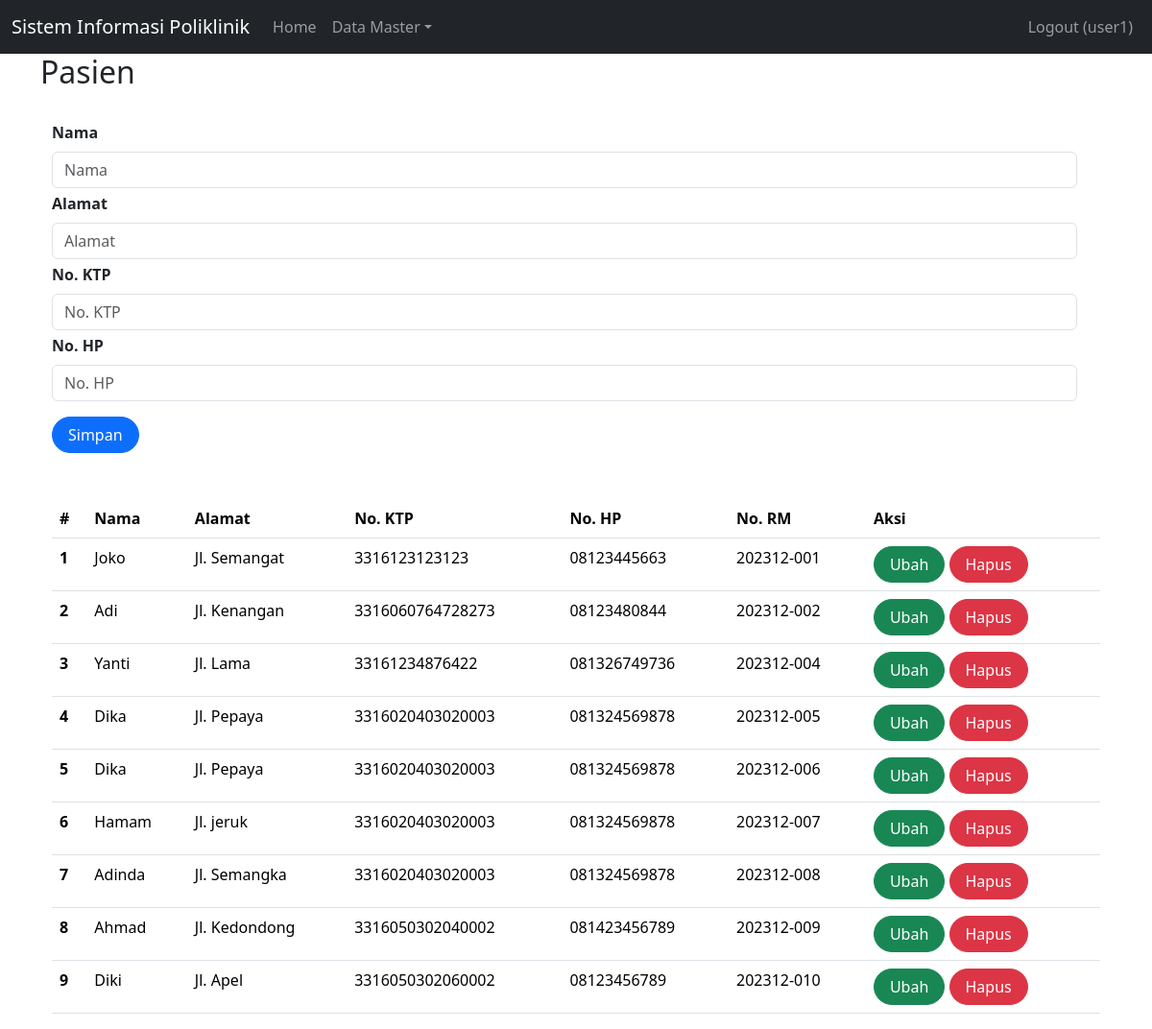
The page /index.php?page=pasien (signed in) on the database its author committed.
### tables this page shows
CREATE TABLE `pasien` (
  `id` int(11) NOT NULL,
  `nama` varchar(255) NOT NULL,
  `alamat` varchar(255) NOT NULL,
  `no_ktp` varchar(255) NOT NULL,
  `no_hp` varchar(50) NOT NULL,
  `no_rm` varchar(25) NOT NULL
);

### pasien.php (the view, shortened to what this page needs)
<h2>Pasien</h2>
<br>
<div class="container">
    <form class="form row" method="POST" action="" name="myForm" onsubmit="return(validate());">
        <?php
        $nama = '';
        $alamat = '';
        $no_ktp = '';
        $no_hp = '';
        ?>
        <div class="row">
            <label for="inputNama" class="form-label fw-bold">
                Nama
            </label>
            <div>
                <input type="text" class="form-control" name="nama_poli" id="inputNama" placeholder="Nama" value="<?php echo $nama ?>">
            </div>
        </div>
        <div class="row mt-1">
            <label for="inputAlamat" class="form-label fw-bold">
                Alamat
            </label>
            <div>
                <input type="text" class="form-control" name="keterangan" id="inputAlamat" placeholder="Alamat" value="<?php echo $alamat ?>">
            </div>
        </div>
        <div class="row mt-1">
            <label for="inputNoKTP" class="form-label fw-bold">
                No. KTP
            </label>
            <div>
                <input type="text" class="form-control" name="no_ktp" id="inputNoKTP" placeholder="No. KTP" value="<?php echo $no_ktp ?>">
            </div>
        </div>
        <div class="row mt-1">
            <label for="inputNoHP" class="form-label fw-bold">
                No. HP
            </label>
            <div>
                <input type="text" class="form-control" name="no_hp" id="inputNoHP" placeholder="No. HP" value="<?php echo $no_hp ?>">
            </div>
        </div>
        <div class="row mt-3">
            <div class=col>
                <button type="submit" class="btn btn-primary rounded-pill px-3 mt-auto" name="simpan">Simpan</button>
            </div>
        </div>
    </form>
    <br>
    <br>
    <table class="table table-hover">
        <thead>
            <tr>
                <th scope="col">#</th>
                <th scope="col">Nama</th>
                <th scope="col">Alamat</th>
                <th scope="col">No. KTP</th>
                <th scope="col">No. HP</th>
                <th scope="col">No. RM</th>
                <th scope="col">Aksi</th>
            </tr>
        </thead>
        <tbody>
            <?php
            $result = mysqli_query($mysqli, "SELECT * FROM pasien");
            $no = 1;
            while ($data = mysqli_fetch_array($result)) {
            ?>
                <tr>
                    <th scope="row"><?php echo $no++ ?></th>
                    <td><?php echo $data['nama'] ?></td>
                    <td><?php echo $data['alamat'] ?></td>
                    <td><?php echo $data['no_ktp'] ?></td>
                    <td><?php echo $data['no_hp'] ?></td>
                    <td><?php echo $data['no_rm'] ?></td>
                    <td>
                        <a class="btn btn-success rounded-pill px-3" href="index.php?page=pasien&id=<?php echo $data['id'] ?>">Ubah</a>
                        <a class="btn btn-danger rounded-pill px-3" href="index.php?page=pasien&id=<?php echo $data['id'] ?>&aksi=hapus">Hapus</a>
                    </td>
                </tr>
            <?php
            }
            ?>
        </tbody>
    </table>
</div>

### rows shown on the page
pasien: nama "Joko", alamat "Jl. Semangat", no_ktp "3316123123123", no_hp "08123445663", no_rm "202312-001"
pasien: nama "Adi", alamat "Jl. Kenangan", no_ktp "3316060764728273", no_hp "08123480844", no_rm "202312-002"
pasien: nama "Yanti", alamat "Jl. Lama", no_ktp "33161234876422", no_hp "081326749736", no_rm "202312-004"
pasien: nama "Dika", alamat "Jl. Pepaya", no_ktp "3316020403020003", no_hp "081324569878", no_rm "202312-005"
pasien: nama "Dika", alamat "Jl. Pepaya", no_ktp "3316020403020003", no_hp "081324569878", no_rm "202312-006"
pasien: nama "Hamam", alamat "Jl. jeruk", no_ktp "3316020403020003", no_hp "081324569878", no_rm "202312-007"
pasien: nama "Adinda", alamat "Jl. Semangka", no_ktp "3316020403020003", no_hp "081324569878", no_rm "202312-008"
pasien: nama "Ahmad", alamat "Jl. Kedondong", no_ktp "3316050302040002", no_hp "081423456789", no_rm "202312-009"
pasien: nama "Diki", alamat "Jl. Apel", no_ktp "3316050302060002", no_hp "08123456789", no_rm "202312-010"

### other values the page prints
$_SESSION['username'] "user1"
